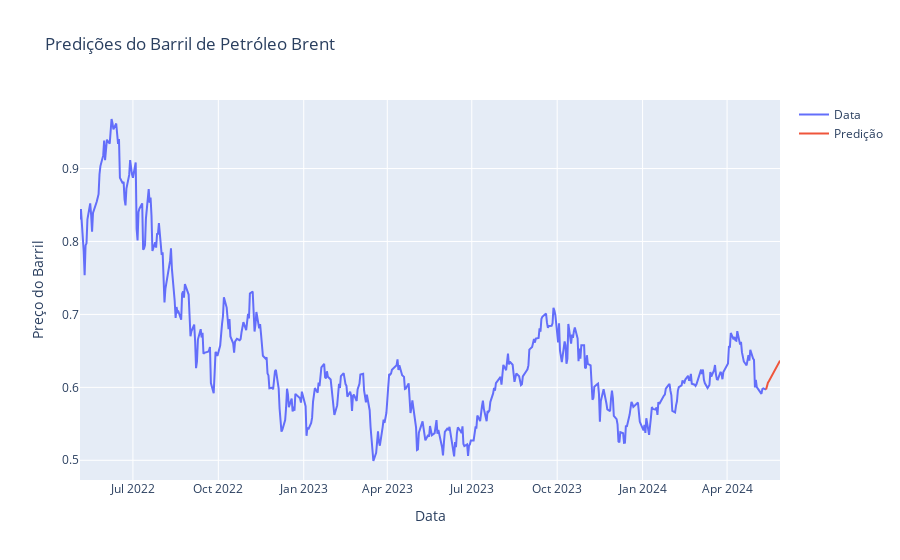

This figure's notebook cell:
### Code cell
trace1 = go.Scatter(x= date_test,
                    y= price_test,
                    mode = 'lines',
                    name = 'Data')

trace2 = go.Scatter(x= forecast_dates,
                    y= forecast,
                    mode = 'lines',
                    name = 'Predição')

layout = go.Layout(title = 'Predições do Barril de Petróleo Brent',
                   xaxis = {'title': 'Data'},
                   yaxis = {'title': 'Preço do Barril'})

fig = go.Figure(data=[trace1, trace2], layout=layout)
fig.show()

### Figure 1 — Plotly figure (JSON) as saved in the notebook; plotly's stock layout.template omitted (floating-point values rounded to 4 significant figures; data arrays with more than 128 entries replaced by an {"elided": "..."} marker saying what was removed)
{"data": [{"mode": "lines", "name": "Data", "type": "scatter", "x": {"elided": "510 str values"}, "y": {"elided": "510 float values"}}, {"mode": "lines", "name": "Predição", "type": "scatter", "x": ["2024-05-13T00:00:00", "2024-05-14T00:00:00", "2024-05-15T00:00:00", "2024-05-16T00:00:00", "2024-05-17T00:00:00", "2024-05-18T00:00:00", "2024-05-19T00:00:00", "2024-05-20T00:00:00", "2024-05-21T00:00:00", "2024-05-22T00:00:00", "2024-05-23T00:00:00", "2024-05-24T00:00:00", "2024-05-25T00:00:00", "2024-05-26T00:00:00", "2024-05-27T00:00:00", "2024-05-28T00:00:00"], "y": [0.597, 0.6045, 0.6065, 0.6083, 0.6105, 0.613, 0.6151, 0.6174, 0.6197, 0.6221, 0.6245, 0.6269, 0.6293, 0.6318, 0.6342, 0.6367]}], "layout": {"title": {"text": "Predições do Barril de Petróleo Brent"}, "xaxis": {"title": {"text": "Data"}}, "yaxis": {"title": {"text": "Preço do Barril"}}}}
